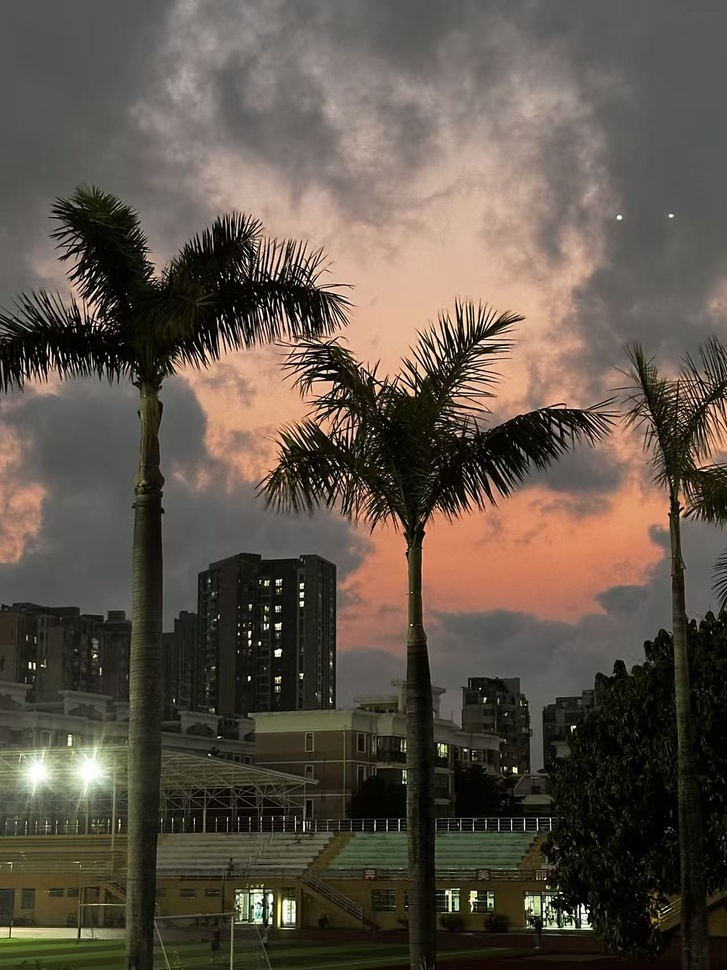
//> input picture 微信图片_20260401231459_187_291.jpg, 727 x 970 px, shrunk from 1279 x 1706 before the run
$ ./main   (built with g++ and OpenCV 4)
//> lines starting //> are read from the running program, lines starting //| are printed output that depends on the picture
#include <iostream>
#include <opencv2/opencv.hpp>

using namespace std;
using namespace cv;

// 辅助函数：将OpenCV数据类型编号转为字符串
string type2str(int type) {
    string r;
    uchar depth = type & CV_MAT_DEPTH_MASK;
    uchar chans = 1 + (type >> CV_CN_SHIFT);
    switch (depth) {
        case CV_8U:  r = "8U"; break;
        case CV_8S:  r = "8S"; break;
        case CV_16U: r = "16U"; break;
        case CV_16S: r = "16S"; break;
        case CV_32S: r = "32S"; break;
        case CV_32F: r = "32F"; break;
        case CV_64F: r = "64F"; break;
        default:     r = "User"; break;
    }
    r += "C";
    r += (chans + '0');
    return r;
}

int main() {
    // 任务1：读取测试图片（替换为你的图片路径）
    Mat src_img = imread("/home/lenovo/cv-course/program/微信图片_20260401231459_187_291.jpg");
//> src_img is the input picture: 970 rows x 727 cols, CV_8UC3; mean B, G, R 72.5, 83.5, 93.9
    if (src_img.empty()) {
        cout << "错误：无法读取图片，请检查路径是否正确！" << endl;
        return -1;
    }
    cout << "✅ 任务1完成：成功读取图片" << endl;

    // 任务2：输出图像基本信息
    int width = src_img.cols;
//> width = 727
    int height = src_img.rows;
//> height = 970
    int channels = src_img.channels();
//> channels = 3
    string dtype = type2str(src_img.type());
//> dtype = "8UC3"

    cout << "\n==================== 图像基本信息 ====================" << endl;
    cout << "图像尺寸(宽x高)：" << width << " × " << height << endl;
//| 图像尺寸(宽x高)：727 × 970
    cout << "图像通道数：" << channels << endl;
//| 图像通道数：3
    cout << "图像数据类型：" << dtype << endl;
//| 图像数据类型：8UC3
    cout << "========================================================" << endl;
    cout << "✅ 任务2完成：打印图像信息" << endl;

    // 任务3：显示原图
    namedWindow("原图", WINDOW_NORMAL);
    imshow("原图", src_img);
    cout << "\n✅ 任务3完成：显示原图" << endl;

    // 任务4：转换为灰度图并显示
    Mat gray_img;
    cvtColor(src_img, gray_img, COLOR_BGR2GRAY);
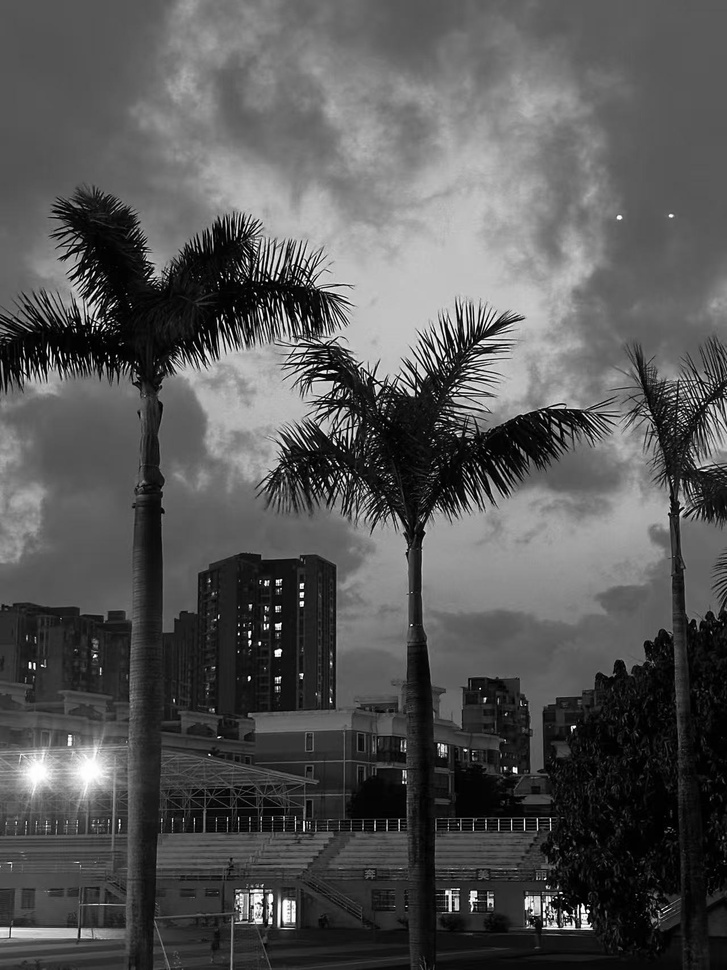
//> gray_img: 970 rows x 727 cols, CV_8UC1; min 0, max 255, mean 85.4
    namedWindow("灰度图", WINDOW_NORMAL);
    imshow("灰度图", gray_img);
    cout << "✅ 任务4完成：转换并显示灰度图" << endl;

    // 任务5：保存灰度图
    imwrite("gray_result.jpg", gray_img);
    cout << "\n✅ 任务5完成：灰度图已保存为 gray_result.jpg" << endl;

    // 任务6：类NumPy操作（像素值+裁剪）
    // 1. 读取指定像素值
    Vec3b pixel = src_img.at<Vec3b>(100, 100);
//> pixel = [88, 90, 90]
    cout << "\n坐标(100,100)的像素值(B,G,R)："
         << (int)pixel[0] << ", "
         << (int)pixel[1] << ", "
         << (int)pixel[2] << endl;
//| 坐标(100,100)的像素值(B,G,R)：88, 90, 90

    // 2. 裁剪左上角200x200区域
    Rect roi(0, 0, 200, 200);
    Mat crop_img = src_img(roi);
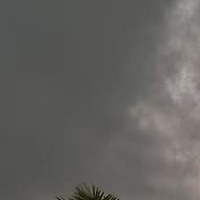
//> crop_img: 200 rows x 200 cols, CV_8UC3; mean B, G, R 94.7, 97.7, 99.2
    imwrite("crop_result.jpg", crop_img);
    namedWindow("裁剪图(左上角200x200)", WINDOW_NORMAL);
    imshow("裁剪图(左上角200x200)", crop_img);
    cout << "✅ 任务6完成：读取像素值+裁剪图像并保存" << endl;

    // 等待按键后关闭窗口
    waitKey(0);
    destroyAllWindows();

    return 0;
}
